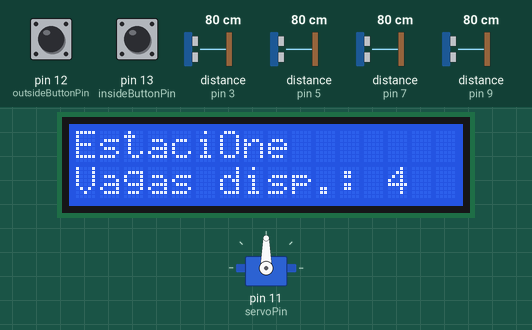
A sketch run on a simulated Arduino Uno, built with avr-gcc and run on an emulated ATmega328P. On the bench: servo, 16×2 character LCD. The test bench sets the inputs (shaded band); at power-on: pin 12 (outsideButtonPin) LOW, distance to the obstacle (sensors on pin 9, pin 7, pin 3, pin 5) 80 cm, pin 13 (insideButtonPin) LOW. The echo pulse lasts 58.3 µs per cm; what the sketch prints to the serial monitor is not drawn.

Above: at 1.2 s.
1.3 s: pin 12 (outsideButtonPin) pulled HIGH for 1 s
At 3.25 s:
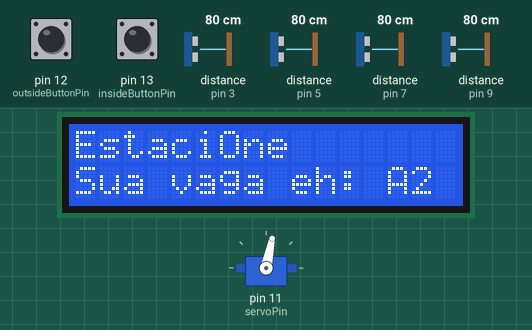
At 4.8 s:
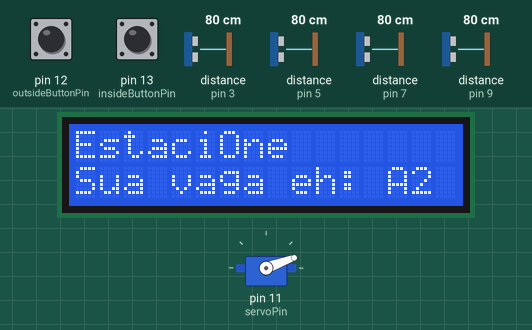
5.4 s: distance to the obstacle (sensor on pin 9) set to 2 cm
9.3 s: distance to the obstacle (sensor on pin 7) set to 12 cm
13.2 s: distance to the obstacle (sensor on pin 7) set to 9 cm
At 15.0 s:
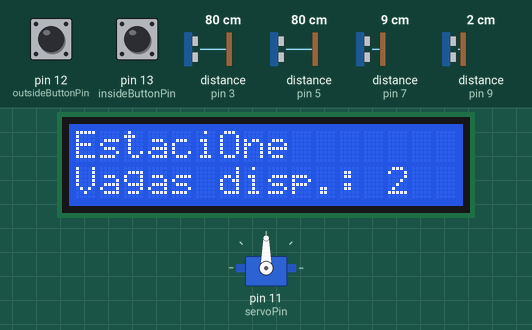
15.4 s: distance to the obstacle (sensor on pin 3) set to 12 cm
16.9 s: distance to the obstacle (sensor on pin 3) set to 9 cm
At 18.2 s:
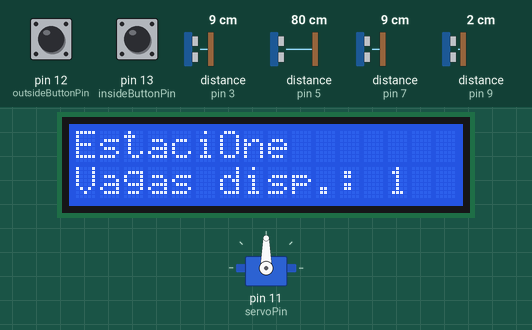
Timing chart, 0 to 19.9 s (numbered marks = the images above; inputs shaded):
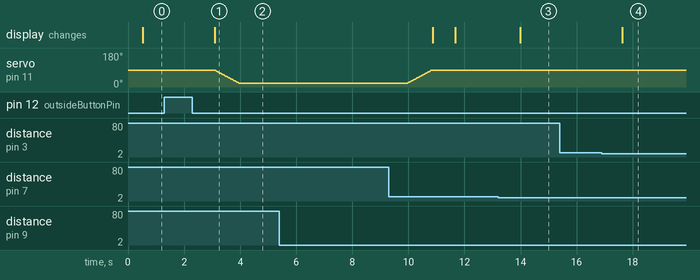

Measured:
- the behaviour switches between 11 and 10 cm on distance to the obstacle (sensor on pin 7) (found by bisection; images 2 and 3)
- after the input at 1.3 s, servo on pin 11 (servoPin): moves from 90° to 20° over 0.85 s, starting after 1.8 s; the display: changes after 1.8 s (image 1)
- after the input at 5.4 s, every drawn part: stays the same
- after the input at 13.2 s, the display: changes after 0.78 s (image 3)
- after the input at 15.4 s, every drawn part: stays the same
- after the input at 16.9 s, the display: changes after 0.73 s (image 4)

The sketch:

estacione.ino
```cpp
/*
* Projeto Final da disciplina de Microcontroladores e Aplicações (2022.1)
*
* Alunos:
* - José Ferreira Leite Neto (19111153)
* - Lilian Giselly Pereira Santos (19111115)
* -Lucas Lemos Cerqueira de Freitas (19111116)
* - Pedro Henrique de Brito Nascimento (19111287)
*
*/

/* Importações de bibliotecas */
#include <HCSR04.h>
#include <Servo.h>
#include <Ultrasonic.h>
#include <LiquidCrystal_I2C.h>

/* Definições Úteis */

/**
 * @brief Pino trigger do sensor 1.
 */
#define sensor1TriggerPin 2

/**
 * @brief Pino echo do sensor 1.
 */
#define sensor1EchoPin 3

/**
 * @brief Pino trigger do sensor 4.
 */
#define sensor2TriggerPin 4

/**
 * @brief Pino echo do sensor 5.
 */
#define sensor2EchoPin 5

/**
 * @brief Pino trigger do sensor 6.
 */
#define sensor3TriggerPin 6

/**
 * @brief Pino echo do sensor 7.
 */
#define sensor3EchoPin 7

/**
 * @brief Pino trigger do sensor 8.
 */
#define sensor4TriggerPin 8

/**
 * @brief Pino echo do sensor 9.
 */
#define sensor4EchoPin 9

/**
 * @brief Pino do botão interno.
 */
#define insideButtonPin 13

/**
 * @brief Pino do botão externo.
 */
#define outsideButtonPin 12

/**
 * @brief Pino do servomotor.
 */
#define servoPin 11

/**
 * @brief Ângulo de fechamento da cancela (°).
 */
#define angClose 90

/**
 * @brief Ângulo de abertura da cancela (°).
 */
#define angOpen 20

/**
 * @brief Distância mínima para que a vaga seja considerada livre (cm).
 */
#define minFreeDistance 10

/**
 * @brief Tempo para fechar a cancela (ms).
 */
#define timeToCLose 6000

/**
 * @brief Número de leituras para calcular a média do sensor ultrassônico.
 */
#define numberOfReads 10

/**
 * @brief Declaração dos estados do estacionamento.
 */
typedef enum {
  WAITING_ACTION,
  BUTTON_PRESSED,
  RUNNING,
  DONE,
} PARKING_STATE;

/**
 * @brief Definição da classe ParkingSpace (representa uma vaga).
 */
class ParkingSpace {
  public:
  int sensorId;
  float gateDistance;
  String name;
  String path;

  ParkingSpace(int sensorId, float gateDistance, String name, String path) {
    this->sensorId = sensorId;
    this->gateDistance = gateDistance;
    this->name = name;
    this->path = path;
  };
};

Servo servo;

LiquidCrystal_I2C lcd(0x27, 16, 2);

UltraSonicDistanceSensor ultrasonic1(sensor1TriggerPin, sensor1EchoPin);
UltraSonicDistanceSensor ultrasonic2(sensor2TriggerPin, sensor2EchoPin);
UltraSonicDistanceSensor ultrasonic3(sensor3TriggerPin, sensor3EchoPin);
UltraSonicDistanceSensor ultrasonic4(sensor4TriggerPin, sensor4EchoPin);

UltraSonicDistanceSensor sensors[4] = {ultrasonic1, ultrasonic2, ultrasonic3, ultrasonic4};

PARKING_STATE state = WAITING_ACTION;

String buttonPressed = "inside";
int currentAngleServo = angClose;
int parkingSpacesCount = -1;

ParkingSpace bestSpot = ParkingSpace(-1, -1, "Nenhuma vaga", "Nenhuma vaga");

ParkingSpace parkingSpaces[4] = {
 ParkingSpace(0, 3, "B4", "S7RGRBRBGE"),
 ParkingSpace(1, 4, "B1", "S4RGRGE"),
 ParkingSpace(2, 2, "A1", "S3RBGE"),
 ParkingSpace(3, 1, "A2", "S4RBRGE")
};

/**
 * @brief Verifica se um dos botões da cancela foi pressionado e atualiza o estado.
 */
void waiting_action_exec();

/**
 * @brief Atualiza o estado de acordo com o botão que foi pressionado para abrir a cancela.
 */
void button_pressed_exec();

/**
 * @brief Se uma vaga tiver sido solicitada, monitora a ocupação desta e, quando ocupada, atualiza o estado.
 */
void running_exec();

/**
 * @brief Atualiza o estado após o fim do ciclo da máquina de estados.
 */
void done_exec();

/**
 * @brief Limpa a linha selecionada no LCD.
 * @param int Linha selecionada.
 */
void clearRowLcd(int row);

/**
 * @brief Movimenta a cancela de acordo com o movimento informado.
 * @param int Movimento desejado 0 = Fecha | 1 = Abre.
 */
void moveGate(int moviment);

/**
 * @brief Abre a cancela.
 */
void openGate();

/**
 * @brief Abre a cancela e, se o botão pressionado foi o externo apresenta a vaga selecionada (se indisponível, informa).
 * @param String Botão pressionado.
 */
void openGateButtonPressed(String button);

/**
 * @brief Conta a quantidade de vagas disponíveis e atualiza o LCD.
 */
void updateParkingSpaces();

/**
 * @brief Remove os outliers das leituras informadas e calcula a média.
 * @param float[] Array de leituras.
 * @param int Quantidade de leituras.
 * @return float Média calculada.
 */
float getMean(float array[], int size);

/**
 * @brief Calcula a distância lida pelo sensor.
 * @param UltraSonicDistanceSensor Sensor que se deseja obter a distância.
 * @return float Distância lida.
 */
float getSensorDistance(UltraSonicDistanceSensor sensor);

/**
 * @brief Verifica se a vaga passada como parâmetro está livre.
 * @param UltraSonicDistanceSensor Sensor ultrassonico em questão.
 * @return int 0 = Vaga está ocupada | 1 = Vaga está disponível.
 */
int freeParkingSpace(UltraSonicDistanceSensor ultrasonic);

/**
 * @brief Avalia a melhor vaga disponível caso haja, e a retorna, ou informa que não há vagas.
 * @return ParkingSpace Melhor vaga disponível.
 */
ParkingSpace getBestParkingSpace();

/* Implementação do setup e loop */
void setup()
{
  Serial.begin(9600);
  pinMode(insideButtonPin, INPUT);
  pinMode(outsideButtonPin, INPUT);
  servo.attach(servoPin);
  servo.write(angClose);
  lcd.init();
  lcd.backlight();
  lcd.setCursor(0, 0);
  lcd.print("EstaciOne");
}

void loop()
{
  bestSpot = getBestParkingSpace();

  if(bestSpot.sensorId != -1){
    Serial.println(bestSpot.path);
  }

  updateParkingSpaces();

  switch(state){
    case WAITING_ACTION:
      waiting_action_exec();
      break;
    case BUTTON_PRESSED:
      button_pressed_exec();
      break;
    case RUNNING:
      running_exec();
      break;
    case DONE:
      done_exec();
      break;
  }

  delay(500);
}

/* As funções devem ser implementadas abaixo desta linha */
void waiting_action_exec(){

  int openGateOutsideButton = digitalRead(outsideButtonPin);
  int openGateInsideButton = digitalRead(insideButtonPin);

  if(openGateOutsideButton) {
    buttonPressed = "outside";
    state = BUTTON_PRESSED;
  } else if(openGateInsideButton) {
    buttonPressed = "inside";
    state = BUTTON_PRESSED;
  }
}

void button_pressed_exec() {
  openGateButtonPressed(buttonPressed);
  if(buttonPressed == "outside"){
    state = RUNNING;
  } else {
    state = DONE;
  }
}

void running_exec() {
  if(bestSpot.sensorId != -1) {
    UltraSonicDistanceSensor bestSpotSensor = sensors[bestSpot.sensorId];

    if(!freeParkingSpace(bestSpotSensor)) {
      state = DONE;
    }
  } else {
    state = DONE;
  }
}

void done_exec(){
  state = WAITING_ACTION;
}

void clearRowLcd(int row) {
  lcd.setCursor(0, row);
  lcd.print("                ");
}

void moveGate(int moviment){
    int end;
    int inc;

    if(moviment == 0) {
      end = angClose;
      inc = 2;
    } else if(moviment == 1) {
      end = angOpen;
      inc = -2;
    }

    while(currentAngleServo!=end){
      currentAngleServo += inc;
      servo.write(currentAngleServo);
      delay(25);
    }
}

float getMean(float array[], int size) {
  float sum = 0;
  float max = array[0];
  float min = array[0];
  for(int i = 0; i < size; i++) {
    sum += array[i];
    if(array[i] > max) {
      max = array[i];
    }
    if(array[i] < min) {
      min = array[i];
    }
  }
  return (sum - max - min) / (size - 2);
}

float getSensorDistance(UltraSonicDistanceSensor sensor) {
  float measures[numberOfReads];

  for(int i = 0;i < numberOfReads; i++) {
    measures[i] = sensor.measureDistanceCm();
  }

  return getMean(measures, numberOfReads);
}

int freeParkingSpace(UltraSonicDistanceSensor ultrasonic) {
  float distance = getSensorDistance(ultrasonic);

  return distance > minFreeDistance;
}

ParkingSpace getBestParkingSpace() {
  float bestDistance = 100;
  int bestParkingSpace = -1;
  for(int i = 0; i < 4; i++) {
    float distance = parkingSpaces[i].gateDistance;
    int sensorId = parkingSpaces[i].sensorId;

    if(freeParkingSpace(sensors[sensorId])) {
      if(distance < bestDistance) {
        bestDistance = distance;
        bestParkingSpace = i;
      }
    }
  }

  if(bestParkingSpace != -1) {
    return parkingSpaces[bestParkingSpace];
  } else {
    return ParkingSpace(-1, -1, "Nenhuma vaga", "Nenhuma vaga");
  }
}

void openGate(){
  moveGate(1);
  delay(timeToCLose);
  moveGate(0);
}

void openGateButtonPressed(String button){
  delay(500);
  if(button == "outside") {
    lcd.setCursor(0, 1);
    bestSpot = getBestParkingSpace();
    if(bestSpot.sensorId != -1){
      lcd.print("Sua vaga eh: "+ bestSpot.name);
      openGate();
      clearRowLcd(1);
    } else {
      lcd.print(bestSpot.name);
      delay(5000);
      clearRowLcd(1);
    }
  } else if(button == "inside") {
    openGate();
  }
}

void updateParkingSpaces(){
  int count = 0;

  for(int i = 0; i < 4; i++) {
    int sensorId = parkingSpaces[i].sensorId;
    if(freeParkingSpace(sensors[sensorId])) {
      count++;
    }
  }

  if(count != parkingSpacesCount) {
    parkingSpacesCount = count;
    clearRowLcd(1);
    lcd.setCursor(0, 1);
    lcd.print("Vagas disp.: " + (String)parkingSpacesCount);
  }
}
```
